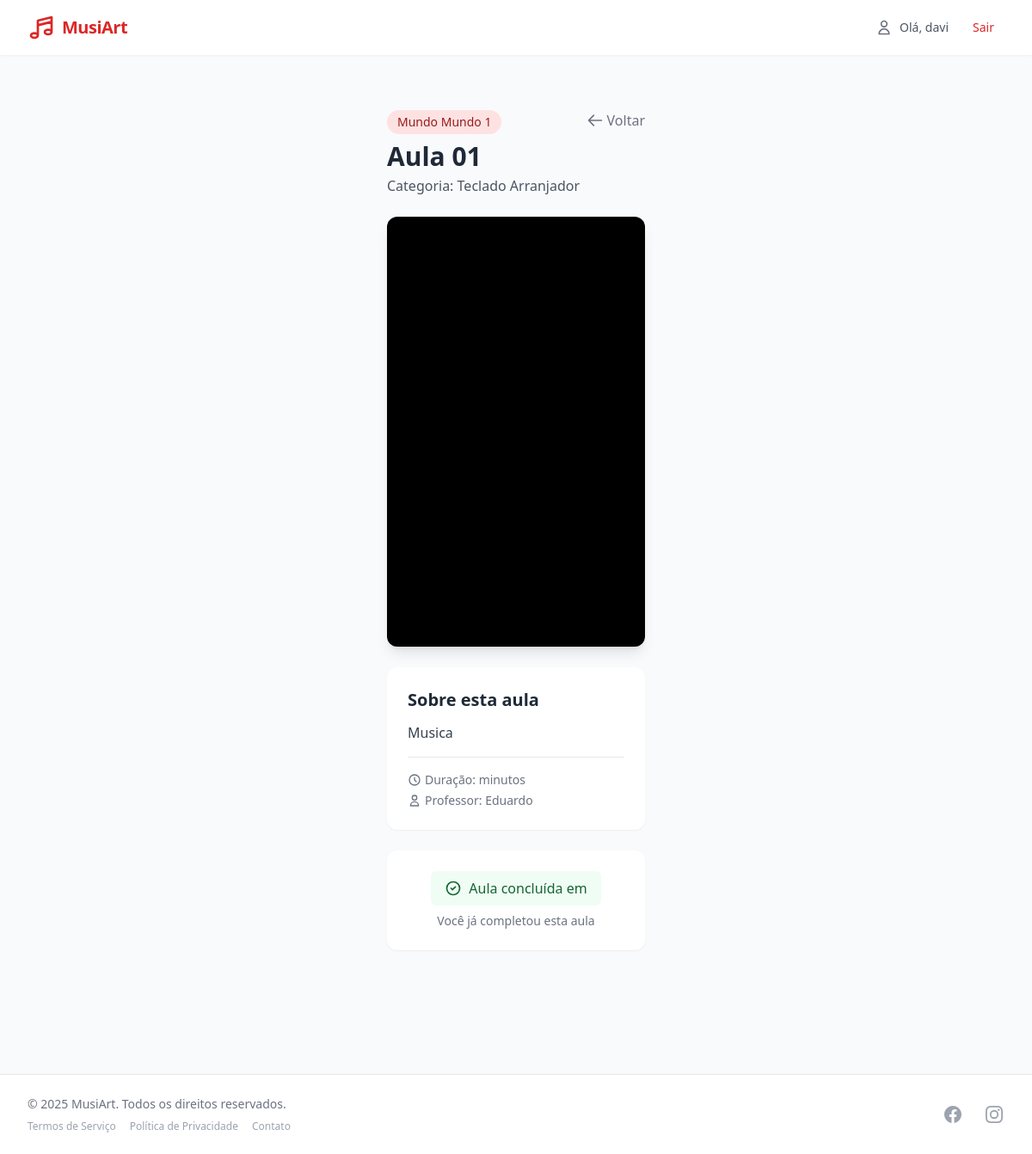
The page /aulas/1/assistir/ (signed in) on the database its author committed.
### usuarios/models.py (models this page shows, shortened)
class Usuario(AbstractUser):
    tipo = models.CharField(max_length=10, choices=[('ALUNO', 'Aluno'), ('PROFESSOR', 'Professor')])
    class Meta:
        verbose_name = 'Usuário'
        verbose_name_plural = 'Usuários'

### aulas/models.py (models this page shows, shortened)
class Aula(models.Model):
    MUNDOS = [
        ('1', 'Mundo 1'),
        ('2', 'Mundo 2'),
        ('3', 'Mundo 3'),
    ]
    CATEGORIAS = [
        ('Tecnica Vocal', 'Técnica Vocal'),
        ('Teclado Arranjador', 'Teclado Arranjador'),
        ('Orgão', 'Órgão'),
        ('Violão', 'Violão'),
    ]
    titulo = models.CharField(max_length=200)
    descricao = models.TextField()
    url_video = models.URLField()
    mundo = models.CharField(max_length=1, choices=MUNDOS)
    categoria = models.CharField(max_length=50, choices=CATEGORIAS)
    professor = models.ForeignKey(User, on_delete=models.SET_NULL, null=True)
    data_criacao = models.DateTimeField(auto_now_add=True)
    def youtube_id(self):
        match = re.search(r"(?:v=|\/)([0-9A-Za-z_-]{11})", self.url_video)
        return match.group(1) if match else None

### aulas/views.py (the view, shortened to what this page needs)
# urls.py: path('<int:aula_id>/assistir/', views.assistir_aula, name='assistir_aula'),
@login_required
def assistir_aula(request, aula_id):
    aula = get_object_or_404(Aula, id=aula_id)
    aulas_mundo_1 = Aula.objects.filter(mundo='1')
    aulas_assistidas_mundo_1 = aulas_mundo_1.filter(
        id__in=ProgressoAlunoAula.objects.filter(aluno=request.user).values_list('aula_id', flat=True)
    )
    mundo_1_completo = aulas_mundo_1.exists() and aulas_mundo_1.count() == aulas_assistidas_mundo_1.count()
    if aula.mundo == '1':
        mundo_liberado = True
    assistida = ProgressoAlunoAula.objects.filter(aluno=request.user, aula=aula).exists()
    return render(request, 'aulas/detalhe.html', {
        'aula': aula,
        'assistida': assistida,
        'mundo_liberado': mundo_liberado
    })

### aulas/templates/aulas/detalhe.html (shortened to what this page needs)
{% extends 'core/base.html' %}
{% load static %}
{% block content %}
<div class="max-w-4xl mx-auto px-4 py-8">
  <div class="flex justify-between items-start mb-6">
    <div>
      <span class="inline-flex items-center px-3 py-1 rounded-full text-sm font-medium bg-primary-100 text-primary-800 mb-2">
        Mundo {{ aula.get_mundo_display }}
      </span>
      <h1 class="text-3xl font-bold text-gray-800">{{ aula.titulo }}</h1>
      <p class="text-gray-600 mt-1">Categoria: {{ aula.get_categoria_display }}</p>
    </div>
    <a href="{% url 'aulas:lista_aulas' %}" class="inline-flex items-center text-gray-500 hover:text-primary-600">
      <svg xmlns="http://www.w3.org/2000/svg" class="h-5 w-5 mr-1" fill="none" viewBox="0 0 24 24" stroke="currentColor">
        <path stroke-linecap="round" stroke-linejoin="round" stroke-width="2" d="M10 19l-7-7m0 0l7-7m-7 7h18" />
      </svg>
      Voltar
    </a>
  </div>
  <div class="bg-black rounded-xl overflow-hidden shadow-lg mb-6">
    <div class="aspect-w-16 aspect-h-9">
      {% if aula.youtube_id %}
      <iframe class="w-full h-[500px]"
              src="https://www.youtube.com/embed/{{ aula.youtube_id }}"
              frameborder="0"
              allow="accelerometer; autoplay; clipboard-write; encrypted-media; gyroscope; picture-in-picture"
              allowfullscreen>
       </iframe>
      {% else %}
        <p class="text-white p-4">Vídeo não disponível ou URL inválida.</p>
      {% endif %}
    </div>
  </div>
  <div class="bg-white rounded-xl shadow-sm p-6 mb-6">
    <h2 class="text-xl font-semibold text-gray-800 mb-3">Sobre esta aula</h2>
    <p class="text-gray-700 whitespace-pre-line">{{ aula.descricao }}</p>
    <div class="mt-4 pt-4 border-t border-gray-200">
      <div class="flex items-center text-sm text-gray-500">
        <svg xmlns="http://www.w3.org/2000/svg" class="h-4 w-4 mr-1" fill="none" viewBox="0 0 24 24" stroke="currentColor">
          <path stroke-linecap="round" stroke-linejoin="round" stroke-width="2" d="M12 8v4l3 3m6-3a9 9 0 11-18 0 9 9 0 0118 0z" />
        </svg>
        Duração: {{ aula.duracao }} minutos
      </div>
      <div class="flex items-center text-sm text-gray-500 mt-1">
        <svg xmlns="http://www.w3.org/2000/svg" class="h-4 w-4 mr-1" fill="none" viewBox="0 0 24 24" stroke="currentColor">
          <path stroke-linecap="round" stroke-linejoin="round" stroke-width="2" d="M16 7a4 4 0 11-8 0 4 4 0 018 0zM12 14a7 7 0 00-7 7h14a7 7 0 00-7-7z" />
        </svg>
        Professor: {{ aula.professor.get_full_name|default:aula.professor.username }}
      </div>
    </div>
  </div>
  <div class="bg-white rounded-xl shadow-sm p-6">
    {% if not assistida %}
      <form action="{% url 'aulas:marcar_como_assistida' aula.id %}" method="post" class="text-center">
        {% csrf_token %}
        <button type="submit" class="inline-flex items-center px-6 py-3 border border-transparent rounded-md shadow-sm text-base font-medium text-white bg-primary-600 hover:bg-primary-700 focus:outline-none focus:ring-2 focus:ring-offset-2 focus:ring-primary-500 transition-colors duration-200">
          <svg xmlns="http://www.w3.org/2000/svg" class="h-5 w-5 mr-2" fill="none" viewBox="0 0 24 24" stroke="currentColor">
            <path stroke-linecap="round" stroke-linejoin="round" stroke-width="2" d="M5 13l4 4L19 7" />
          </svg>
          Marcar como concluída
        </button>
        <p class="text-sm text-gray-500 mt-2">Ao marcar como concluída, seu progresso será atualizado</p>
      </form>
    {% else %}
      <div class="text-center">
        <div class="inline-flex items-center px-4 py-2 rounded-md bg-green-50 text-green-800">
          <svg xmlns="http://www.w3.org/2000/svg" class="h-5 w-5 mr-2" fill="none" viewBox="0 0 24 24" stroke="currentColor">
            <path stroke-linecap="round" stroke-linejoin="round" stroke-width="2" d="M9 12l2 2 4-4m6 2a9 9 0 11-18 0 9 9 0 0118 0z" />
          </svg>
          <span class="font-medium">Aula concluída em {{ aula.data_visualizacao|date:"d/m/Y" }}</span>
        </div>
        <p class="text-sm text-gray-500 mt-2">Você já completou esta aula</p>
      </div>
    {% endif %}
  </div>
</div>
{% endblock %}

### core/templates/core/base.html (shortened to what this page needs)
<!DOCTYPE html>
<html lang="pt-br">
<head>
  <script src="https://cdn.tailwindcss.com"></script>
  <link rel="stylesheet" href="https://cdn.jsdelivr.net/npm/bootstrap-icons@1.8.0/font/bootstrap-icons.css">
  <link rel="stylesheet" href="https://cdnjs.cloudflare.com/ajax/libs/bootstrap-datetimepicker/4.17.47/css/bootstrap-datetimepicker.min.css">
  <link rel="stylesheet" href="https://cdnjs.cloudflare.com/ajax/libs/font-awesome/5.15.4/css/all.min.css">
</head>
<body class="bg-gray-50 min-h-screen flex flex-col">
  <nav class="bg-white shadow-sm sticky top-0 z-10">
    <div class="max-w-7xl mx-auto px-4 sm:px-6 lg:px-8">
      <div class="flex justify-between items-center h-16">
        <a href="/" class="flex items-center space-x-2">
          <span class="text-xl font-bold text-primary-600 tracking-tight">MusiArt</span>
        </a>
        <div class="flex items-center space-x-4">
          {% if user.is_authenticated %}
            <div class="flex items-center space-x-2">
              <svg xmlns="http://www.w3.org/2000/svg" class="h-5 w-5 text-gray-500" fill="none" viewBox="0 0 24 24" stroke="currentColor">
                <path stroke-linecap="round" stroke-linejoin="round" stroke-width="2" d="M16 7a4 4 0 11-8 0 4 4 0 018 0zM12 14a7 7 0 00-7 7h14a7 7 0 00-7-7z" />
              </svg>
              <span class="text-sm font-medium text-gray-600">Olá, {{ user.username }}</span>
            </div>
            <a href="{% url 'account_logout' %}" class="px-3 py-1 rounded-md text-sm font-medium text-primary-600 hover:bg-primary-50 transition-colors duration-200">
              Sair
            </a>
          {% endif %}
        </div>
      </div>
    </div>
  </nav>
  <main class="max-w-7xl mx-auto px-4 sm:px-6 lg:px-8 py-8 flex-grow">
    {% block content %}{% endblock %}
  </main>
  <footer class="bg-white border-t mt-12 py-6">
    <div class="max-w-7xl mx-auto px-4 sm:px-6 lg:px-8">
      <div class="md:flex md:items-center md:justify-between">
        <div class="flex justify-center md:order-2 space-x-6">
          <a href="#" class="text-gray-400 hover:text-primary-600">
          </a>
          <a href="#" class="text-gray-400 hover:text-primary-600">
          </a>
        </div>
        <div class="mt-4 md:mt-0 md:order-1 text-center md:text-left">
          <p class="text-sm text-gray-500">&copy; 2025 MusiArt. Todos os direitos reservados.</p>
          <div class="mt-2 flex justify-center md:justify-start space-x-4 text-xs text-gray-400">
            <a href="#" class="hover:text-primary-600">Termos de Serviço</a>
            <a href="#" class="hover:text-primary-600">Política de Privacidade</a>
            <a href="#" class="hover:text-primary-600">Contato</a>
          </div>
        </div>
      </div>
    </div>
  </footer>
</body>
</html>

### rows shown on the page
Usuario: username "davi"
Aula: mundo "Mundo 1", titulo "Aula 01", categoria "Teclado Arranjador", descricao "Musica", professor.get_full_name "Eduardo"
